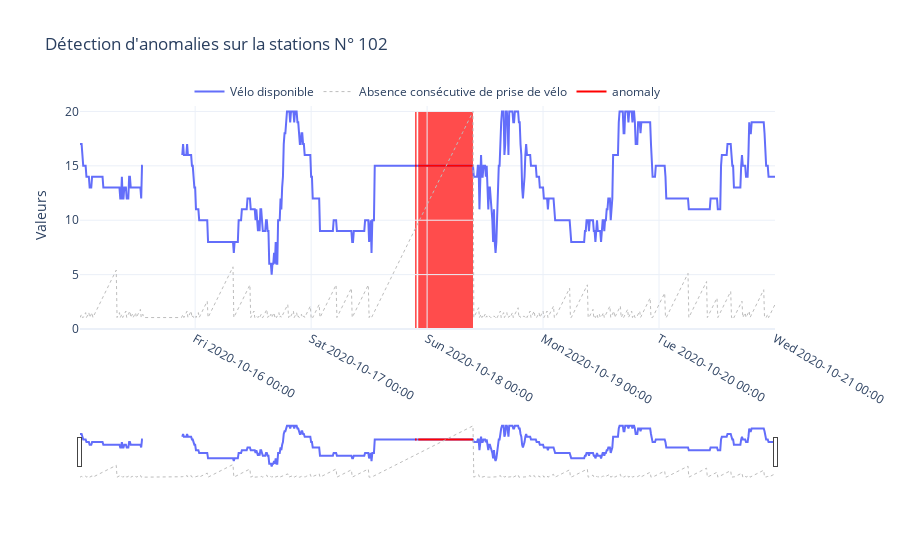

Write notebook code for a chart like this one.
### Code cell
plot_station_anomalies(data=station_df, clf=clf, station_id=station_id)

### Figure 1 — Plotly figure (JSON) as saved in the notebook; plotly's stock layout.template omitted (floating-point values rounded to 4 significant figures; data arrays with more than 128 entries replaced by an {"elided": "..."} marker saying what was removed)
{"data": [{"line": {"width": 2}, "mode": "lines", "name": "Vélo disponible", "type": "scatter", "x": {"elided": "864 str values"}, "y": {"elided": "864 int values"}}, {"line": {"color": "rgba(189,189,189,1)", "dash": "dot", "width": 1}, "mode": "lines", "name": "Absence consécutive de prise de vélo", "type": "scatter", "x": {"elided": "864 str values"}, "y": {"elided": "864 int values"}, "yaxis": "y2"}, {"connectgaps": false, "line": {"color": "red", "width": 2}, "mode": "lines", "name": "anomaly", "text": "x", "type": "scatter", "x": {"elided": "864 str values"}, "y": {"elided": "864 int values"}}], "layout": {"hovermode": "x", "legend": {"orientation": "h", "x": 0.5, "xanchor": "center", "y": 1.1, "yanchor": "top"}, "shapes": [{"fillcolor": "red", "layer": "below", "line": {"width": 0}, "opacity": 0.7, "type": "rect", "x0": "2020-10-17T21:30:00", "x1": "2020-10-17T21:50:00", "xref": "x", "y0": 0, "y1": 20, "yref": "y"}, {"fillcolor": "red", "layer": "below", "line": {"width": 0}, "opacity": 0.7, "type": "rect", "x0": "2020-10-17T22:10:00", "x1": "2020-10-18T09:30:00", "xref": "x", "y0": 0, "y1": 20, "yref": "y"}], "showlegend": true, "title": {"text": "Détection d'anomalies sur la stations N° 102"}, "xaxis": {"rangeslider": {"visible": true}, "tickformat": "%a %Y-%m-%d %H:%M", "type": "date"}, "yaxis": {"title": {"text": "Valeurs"}}, "yaxis2": {"overlaying": "y", "side": "right", "visible": false}}}
